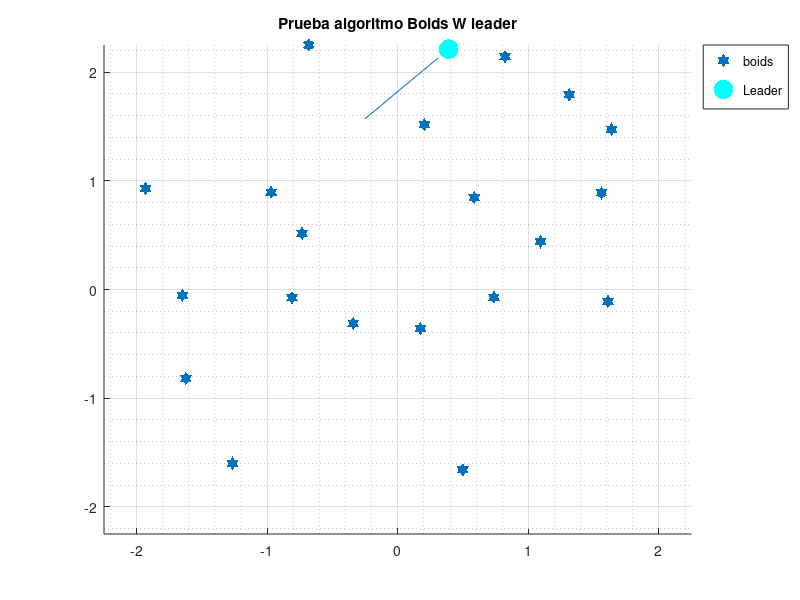

Write the MATLAB code that produced this figure. (Note: this script raises an error after producing the figure.)
% Definir parámetros
num_boids = 20;

range_x = [-2.25, 2.25];
range_y = [-2.25, 2.25];

obstacle_radius = 0.3;
num_iterations  = 300;

trj1=zeros(num_iterations,2);
trj2=zeros(num_iterations,2);
trj3=zeros(num_iterations,2);
trj4=zeros(num_iterations,2);
trj5=zeros(num_iterations,2);
trj6=zeros(num_iterations,2);

% Inicializar posiciones y velocidades de los boids
positions = rand(num_boids, 2) .* [(range_x(2)-range_x(1)), (range_y(2)-range_y(1))] + [range_x(1), range_y(1)];
velocities = rand(num_boids, 2) - 0.5;

leader = rand(1, 2) .* [(range_x(2)-range_x(1)), (range_y(2)-range_y(1))] + [range_x(1), range_y(1)];
leader_velocity = [1,1];

% Parámetros del algoritmo Boids
cohesion_factor = 0.02;
separation_factor = 0.05;
alignment_factor = 0.01;
obstacle_avoidance_factor = 0.1;

leader_avoidande_factor    = 0.2;
leader_separation_distance = 0.5;  
leader_vel_factor          = 0.08;


% Simulación

for t = 1:num_iterations
    % Calcular centro de masa
    center_of_mass = leader;

    trj1 (t,:)=positions(1,:);
    trj2 (t,:)=positions(2,:);
    trj3 (t,:)=positions(3,:);
    trj4 (t,:)=positions(4,:);
    trj6 (t,:)=leader;

    % Calcular dirección de movimiento para cada boid
    for i = 1:num_boids
        % Regla de cohesión
        cohesion = (center_of_mass - positions(i,:)) * cohesion_factor;
        
        % Regla de separación
        separation = zeros(1,2);
        for j = 1:num_boids
            if i ~= j
                dist = norm(positions(i,:) - positions(j,:));
                if dist < 0.1 % Evitar división por cero
                    separation = separation + rand(1,2); % Aplicar un pequeño alejamiento aleatorio
                elseif dist < 0.5
                    separation = separation - (positions(j,:) - positions(i,:)) / dist^2;
                end
            end
        end
        separation = separation * separation_factor;

        % Regla de separación de lider
        Leader_avoidance = zeros(1,2);
        for k = 1:size(leader, 1)
            dist_to_leader = norm(positions(i,:) - leader);
            if dist_to_leader < leader_separation_distance
                Leader_avoidance = Leader_avoidance + (positions(i,:) - leader) / dist_to_leader^2;
            end
        end
        Leader_avoidance = Leader_avoidance * leader_avoidande_factor;

        % Regla de alineación
        alignment = mean(velocities) * alignment_factor;                            
        
        % Actualizar velocidad
        velocities(i,:) = velocities(i,:) + cohesion + separation + alignment + Leader_avoidance;
        
        % Limitar velocidad máxima
        max_speed = 0.1;
        speed = norm(velocities(i,:));
        if speed > max_speed
            velocities(i,:) = velocities(i,:) * max_speed / speed;
        end
        
        % Actualizar posición boids
        positions(i,:) = positions(i,:) + velocities(i,:);
        
        % Limitar posición dentro del rango
        positions(i,1) = min(max(positions(i,1), range_x(1)), range_x(2));
        positions(i,2) = min(max(positions(i,2), range_y(1)), range_y(2));
    end

    leader = leader + (leader_velocity * leader_vel_factor);
    if(leader(1) < range_x(1))
        leader_velocity = RotateLeaderPosition([1 0], "L");
    elseif leader(1) > range_x(2)
        leader_velocity = RotateLeaderPosition([1 0], "R");
    elseif leader(2) < range_y(1)
        leader_velocity = RotateLeaderPosition([1 0], "D");
    elseif leader(2) > range_y(2)
        leader_velocity = RotateLeaderPosition([1 0], "U");
    end

    % Visualización (opcional)
    scatter(positions(:,1), positions(:,2),100, "magenta",'filled','Marker', 'hexagram');
    hold on;
    scatter(leader(1), leader(2),200 ,'c', 'filled');
    plot(trj6(1:t,1),trj6(1:t,2));
    xlim(range_x);
    ylim(range_y);
    grid on
    grid minor
    hold off;
    title('Prueba algoritmo Boids W leader')
    legend('boids','Leader','Location','NorthEastOutside','Orientation','vertical')
    drawnow;
end
